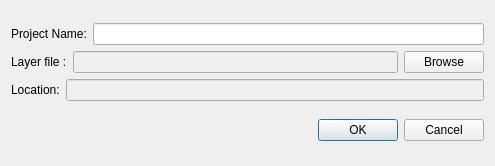
<?xml version="1.0" encoding="UTF-8"?>
<ui version="4.0">
 <class>NewProjectDialog</class>
 <widget class="QDialog" name="NewProjectDialog">
  <property name="enabled">
   <bool>true</bool>
  </property>
  <property name="geometry">
   <rect>
    <x>0</x>
    <y>0</y>
    <width>495</width>
    <height>166</height>
   </rect>
  </property>
  <property name="windowTitle">
   <string>Create a new project</string>
  </property>
  <layout class="QVBoxLayout" name="verticalLayout">
   <item>
    <layout class="QVBoxLayout" name="editZoneLayout">
     <item>
      <layout class="QVBoxLayout" name="verticalLayout_2">
       <item>
        <layout class="QHBoxLayout" name="projectNameHorizontalLayout">
         <item>
          <widget class="QLabel" name="projectNameLabel">
           <property name="text">
            <string>Project Name:</string>
           </property>
          </widget>
         </item>
         <item>
          <widget class="QLineEdit" name="projectNameLineEdit"/>
         </item>
        </layout>
       </item>
       <item>
        <layout class="QHBoxLayout" name="layerFileHorizontalLayout">
         <item>
          <widget class="QLabel" name="layerFileLabel">
           <property name="text">
            <string>Layer file :</string>
           </property>
          </widget>
         </item>
         <item>
          <widget class="QLineEdit" name="layerFileLineEdit">
           <property name="enabled">
            <bool>false</bool>
           </property>
          </widget>
         </item>
         <item>
          <widget class="QPushButton" name="browseButton">
           <property name="text">
            <string>Browse</string>
           </property>
          </widget>
         </item>
        </layout>
       </item>
       <item>
        <layout class="QHBoxLayout" name="locationHorizontalLayout_2">
         <item>
          <widget class="QLabel" name="locationLabel">
           <property name="text">
            <string>Location:</string>
           </property>
          </widget>
         </item>
         <item>
          <widget class="QLineEdit" name="locationLineEdit">
           <property name="enabled">
            <bool>false</bool>
           </property>
          </widget>
         </item>
        </layout>
       </item>
      </layout>
     </item>
    </layout>
   </item>
   <item>
    <widget class="QDialogButtonBox" name="newProjectButton">
     <property name="orientation">
      <enum>Qt::Horizontal</enum>
     </property>
     <property name="standardButtons">
      <set>QDialogButtonBox::Cancel|QDialogButtonBox::Ok</set>
     </property>
     <property name="centerButtons">
      <bool>false</bool>
     </property>
    </widget>
   </item>
  </layout>
 </widget>
 <resources/>
 <connections>
  <connection>
   <sender>newProjectButton</sender>
   <signal>accepted()</signal>
   <receiver>NewProjectDialog</receiver>
   <slot>accept()</slot>
   <hints>
    <hint type="sourcelabel">
     <x>248</x>
     <y>254</y>
    </hint>
    <hint type="destinationlabel">
     <x>157</x>
     <y>274</y>
    </hint>
   </hints>
  </connection>
  <connection>
   <sender>newProjectButton</sender>
   <signal>rejected()</signal>
   <receiver>NewProjectDialog</receiver>
   <slot>reject()</slot>
   <hints>
    <hint type="sourcelabel">
     <x>316</x>
     <y>260</y>
    </hint>
    <hint type="destinationlabel">
     <x>286</x>
     <y>274</y>
    </hint>
   </hints>
  </connection>
 </connections>
</ui>
